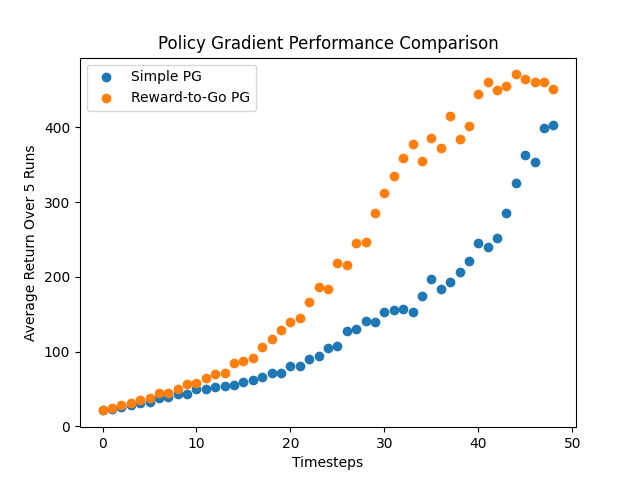

The script that drew this image:
import numpy as np
import pandas as pd
import matplotlib.pyplot as plt

simple_rows = []
rtg_rows = []

# read the simple policy gradient results
with open("simple_pg_results.txt", "r") as file:
    for line in file:
        # Split by comma, strip spaces, and convert to int (or float)
        line_list = line.strip().split(",")
        line_list.pop()
        row = [float(x.strip()) for x in line_list]
        row.pop()
        simple_rows.append(np.array(row))

# read the reward to go policy gradient results
with open("rtg_results.txt", "r") as file:
    for line in file:
        # Split by comma, strip spaces, and convert to int (or float)
        line_list = line.strip().split(",")
        line_list.pop()
        row = [float(x.strip()) for x in line_list]
        row.pop()
        rtg_rows.append(np.array(row))

simple_avg = np.mean(np.array(simple_rows), axis=0)
rtg_avg = np.mean(np.array(rtg_rows), axis=0)


# plt.scatter(range(len(simple_avg)), simple_avg)
# plt.xlabel("Timesteps")
# plt.ylabel("Average Return Over 5 Runs")
# plt.title("Simple Policy Gradient Performance")
# plt.show()

# plt.scatter(range(len(rtg_avg)), rtg_avg)
# plt.xlabel("Timesteps")
# plt.ylabel("Average Return Over 5 Runs")
# plt.title("Reward To Go Policy Gradient Performance")
# plt.show()

plt.scatter(range(len(simple_avg)), simple_avg, label="Simple PG")
plt.scatter(range(len(rtg_avg)), rtg_avg, label="Reward-to-Go PG")

plt.xlabel("Timesteps")
plt.ylabel("Average Return Over 5 Runs")
plt.title("Policy Gradient Performance Comparison")
plt.legend()  # show the labels
plt.show()
